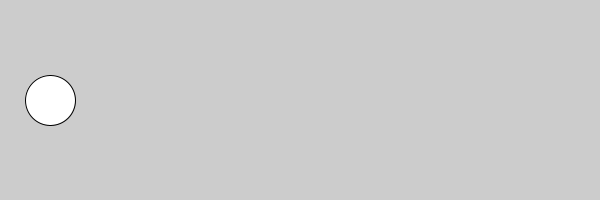
Frame 1 (no input)
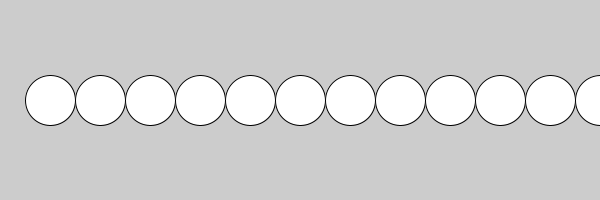
Frame 60 (the mouse pressed at the canvas centre just before this capture)
Frame 120 (the mouse held since frame 60 and released just before this capture): identical to frame 60, image omitted

The Processing sketch that drew these frames (run headless with seeded random() and noise(); from frame 60 on, the mouse is pressed at the canvas centre):

// Processing sketch: ejercicio_3
// ── ejercicio_3.pde
int x = 50;
void setup(){
  size(600,200);
}

void draw(){
  ellipse(x,100,50,50);
  x = x + 50;
}
